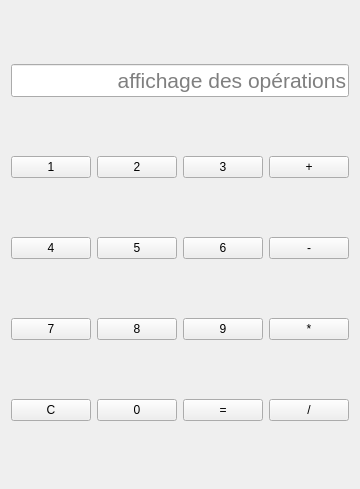
<?xml version="1.0" encoding="UTF-8"?>
<ui version="4.0">
 <class>Calculatrice</class>
 <widget class="QWidget" name="Calculatrice">
  <property name="geometry">
   <rect>
    <x>0</x>
    <y>0</y>
    <width>331</width>
    <height>489</height>
   </rect>
  </property>
  <property name="windowTitle">
   <string>Calculatrice</string>
  </property>
  <layout class="QGridLayout" name="gridLayout">
   <item row="1" column="0">
    <widget class="QPushButton" name="pushButton1">
     <property name="minimumSize">
      <size>
       <width>0</width>
       <height>0</height>
      </size>
     </property>
     <property name="text">
      <string>1</string>
     </property>
    </widget>
   </item>
   <item row="1" column="1">
    <widget class="QPushButton" name="pushButton2">
     <property name="minimumSize">
      <size>
       <width>0</width>
       <height>0</height>
      </size>
     </property>
     <property name="text">
      <string>2</string>
     </property>
    </widget>
   </item>
   <item row="1" column="2">
    <widget class="QPushButton" name="pushButton3">
     <property name="minimumSize">
      <size>
       <width>0</width>
       <height>0</height>
      </size>
     </property>
     <property name="baseSize">
      <size>
       <width>20</width>
       <height>20</height>
      </size>
     </property>
     <property name="text">
      <string>3</string>
     </property>
    </widget>
   </item>
   <item row="1" column="3">
    <widget class="QPushButton" name="pushButtonPlus">
     <property name="minimumSize">
      <size>
       <width>0</width>
       <height>0</height>
      </size>
     </property>
     <property name="text">
      <string>+</string>
     </property>
    </widget>
   </item>
   <item row="2" column="0">
    <widget class="QPushButton" name="pushButton4">
     <property name="minimumSize">
      <size>
       <width>0</width>
       <height>0</height>
      </size>
     </property>
     <property name="text">
      <string>4</string>
     </property>
    </widget>
   </item>
   <item row="2" column="1">
    <widget class="QPushButton" name="pushButton5">
     <property name="minimumSize">
      <size>
       <width>0</width>
       <height>0</height>
      </size>
     </property>
     <property name="text">
      <string>5</string>
     </property>
    </widget>
   </item>
   <item row="2" column="2">
    <widget class="QPushButton" name="pushButton6">
     <property name="minimumSize">
      <size>
       <width>0</width>
       <height>0</height>
      </size>
     </property>
     <property name="text">
      <string>6</string>
     </property>
    </widget>
   </item>
   <item row="2" column="3">
    <widget class="QPushButton" name="pushButtonMoins">
     <property name="minimumSize">
      <size>
       <width>0</width>
       <height>0</height>
      </size>
     </property>
     <property name="text">
      <string>-</string>
     </property>
    </widget>
   </item>
   <item row="3" column="0">
    <widget class="QPushButton" name="pushButton7">
     <property name="minimumSize">
      <size>
       <width>0</width>
       <height>0</height>
      </size>
     </property>
     <property name="text">
      <string>7</string>
     </property>
    </widget>
   </item>
   <item row="3" column="1">
    <widget class="QPushButton" name="pushButton8">
     <property name="minimumSize">
      <size>
       <width>0</width>
       <height>0</height>
      </size>
     </property>
     <property name="text">
      <string>8</string>
     </property>
    </widget>
   </item>
   <item row="3" column="2">
    <widget class="QPushButton" name="pushButton9">
     <property name="minimumSize">
      <size>
       <width>0</width>
       <height>0</height>
      </size>
     </property>
     <property name="text">
      <string>9</string>
     </property>
    </widget>
   </item>
   <item row="3" column="3">
    <widget class="QPushButton" name="pushButtonMulti">
     <property name="minimumSize">
      <size>
       <width>0</width>
       <height>0</height>
      </size>
     </property>
     <property name="text">
      <string>*</string>
     </property>
    </widget>
   </item>
   <item row="4" column="0">
    <widget class="QPushButton" name="pushButtonClear">
     <property name="minimumSize">
      <size>
       <width>0</width>
       <height>0</height>
      </size>
     </property>
     <property name="text">
      <string>C</string>
     </property>
    </widget>
   </item>
   <item row="4" column="1">
    <widget class="QPushButton" name="pushButton0">
     <property name="minimumSize">
      <size>
       <width>0</width>
       <height>0</height>
      </size>
     </property>
     <property name="text">
      <string>0</string>
     </property>
    </widget>
   </item>
   <item row="4" column="2">
    <widget class="QPushButton" name="pushButtonEgal">
     <property name="minimumSize">
      <size>
       <width>0</width>
       <height>0</height>
      </size>
     </property>
     <property name="text">
      <string>=</string>
     </property>
    </widget>
   </item>
   <item row="4" column="3">
    <widget class="QPushButton" name="pushButtonDivision">
     <property name="minimumSize">
      <size>
       <width>0</width>
       <height>0</height>
      </size>
     </property>
     <property name="text">
      <string>/</string>
     </property>
    </widget>
   </item>
   <item row="0" column="0" colspan="4">
    <widget class="QLineEdit" name="lineEdit">
     <property name="font">
      <font>
       <pointsize>16</pointsize>
      </font>
     </property>
     <property name="layoutDirection">
      <enum>Qt::LeftToRight</enum>
     </property>
     <property name="text">
      <string/>
     </property>
     <property name="alignment">
      <set>Qt::AlignRight|Qt::AlignTrailing|Qt::AlignVCenter</set>
     </property>
     <property name="placeholderText">
      <string>affichage des opérations</string>
     </property>
    </widget>
   </item>
  </layout>
 </widget>
 <resources/>
 <connections/>
</ui>
